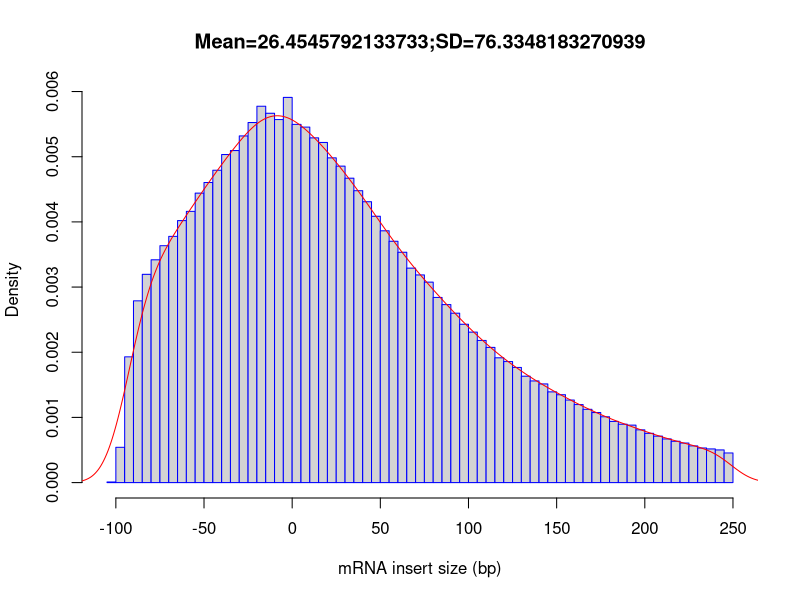

The R script that drew this image:
out_file = 'CF98442'
pdf('CF98442.inner_distance_plot.pdf')
fragsize=rep(c(-247.5,-242.5,-237.5,-232.5,-227.5,-222.5,-217.5,-212.5,-207.5,-202.5,-197.5,-192.5,-187.5,-182.5,-177.5,-172.5,-167.5,-162.5,-157.5,-152.5,-147.5,-142.5,-137.5,-132.5,-127.5,-122.5,-117.5,-112.5,-107.5,-102.5,-97.5,-92.5,-87.5,-82.5,-77.5,-72.5,-67.5,-62.5,-57.5,-52.5,-47.5,-42.5,-37.5,-32.5,-27.5,-22.5,-17.5,-12.5,-7.5,-2.5,2.5,7.5,12.5,17.5,22.5,27.5,32.5,37.5,42.5,47.5,52.5,57.5,62.5,67.5,72.5,77.5,82.5,87.5,92.5,97.5,102.5,107.5,112.5,117.5,122.5,127.5,132.5,137.5,142.5,147.5,152.5,157.5,162.5,167.5,172.5,177.5,182.5,187.5,192.5,197.5,202.5,207.5,212.5,217.5,222.5,227.5,232.5,237.5,242.5,247.5),times=c(0,0,0,0,0,0,0,0,0,0,0,0,0,0,0,0,0,0,0,0,0,0,0,0,0,0,0,0,0,44,2582,9197,13293,15230,16294,17324,18007,19161,19836,21169,21947,22843,23993,24284,25352,26333,27525,27010,26550,28170,26199,25998,25210,24876,23748,23144,22262,21348,20541,19478,18415,17649,16846,15685,15186,14660,13542,13018,12389,11578,11005,10397,9887,9127,8852,8423,7781,7435,7215,6635,6427,6037,5706,5360,5124,4814,4474,4271,4201,3858,3603,3399,3193,3023,2893,2683,2531,2461,2388,2167))
frag_sd = sd(fragsize)
frag_mean = mean(fragsize)
frag_median = median(fragsize)
write(x=c("Name","Mean","Median","sd"), sep="	", file=stdout(),ncolumns=4)
write(c(out_file,frag_mean,frag_median,frag_sd),sep="	", file=stdout(),ncolumns=4)
hist(fragsize,probability=T,breaks=100,xlab="mRNA insert size (bp)",main=paste(c("Mean=",frag_mean,";","SD=",frag_sd),collapse=""),border="blue")
lines(density(fragsize,bw=10),col='red')
dev.off()
